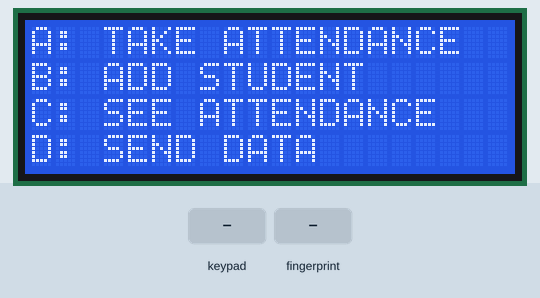
Recording of a sketch running on a simulated Arduino Uno, built with avr-gcc and run on an emulated ATmega328P. Shown: 20×4 character LCD. The test bench sets the inputs (shaded band). What the sketch prints to the serial monitor is not drawn.

Above: at 2.2 s.
2.3 s: key 'D' pressed
At 4.3 s:
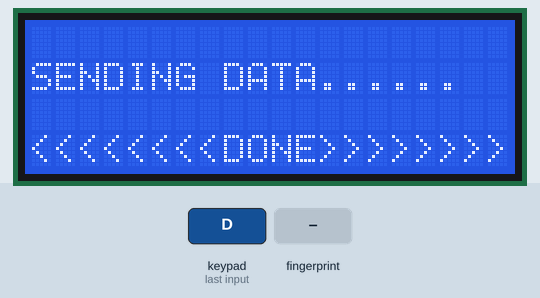
4.4 s: keypad keys 5 0 0 0 A pressed 0.4 s apart
At 7.5 s:
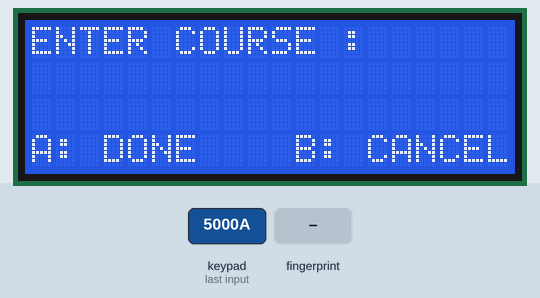
7.9 s: key 'A' pressed
At 8.4 s:
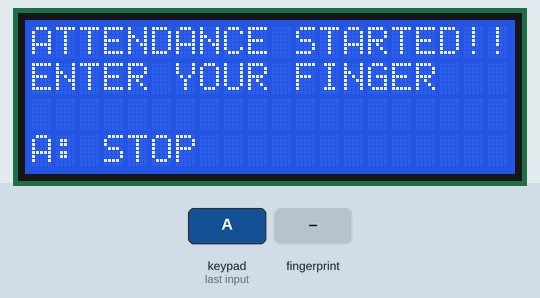
9.4 s: finger stored as number 1 placed on the sensor
At 10.5 s:
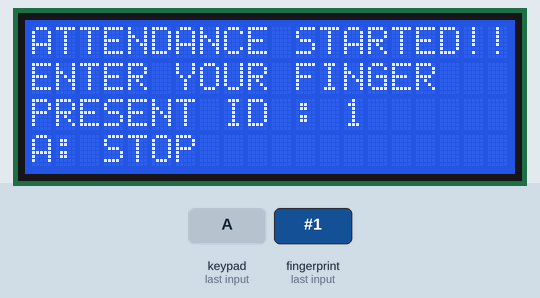
12.4 s: keypad keys 2 3 4 5 A pressed 0.4 s apart
At 17.2 s:
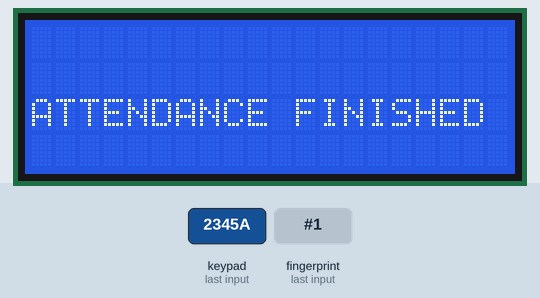
17.4 s: key 'B' pressed
At 17.7 s:
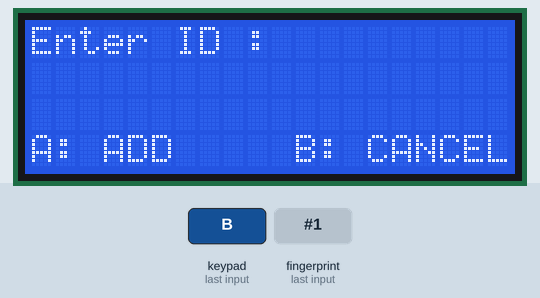
Timing chart, 0 to 19.9 s (numbered marks = the images above; inputs shaded):
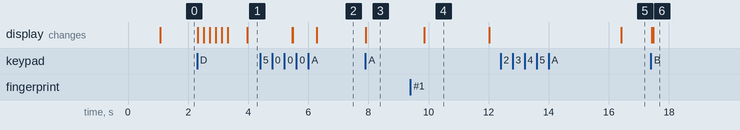

Measured:
- after the input at 2.3 s, the display: first changes at once (image 1 shows a later state)
- after the input at 4.4 s, the display: first differs from a run without the input after 1.9 s (image 2)
- after the input at 7.9 s, the display: first changes at once (image 3 shows a later state)
- after the input at 9.4 s, the display: changes after 0.46 s (image 4)
- after the input at 12.4 s, the display: changes after 4.0 s (image 5)
- after the input at 17.4 s, the display: first differs from a run without the input after 0.07 s (image 6)
- what the display in image 4 shows lasts 2.1 s, from 9.9 s to 12.0 s

The sketch:

MSD.ino
```cpp
#include <Wire.h>
#include <LiquidCrystal.h>
#include <Keypad.h>
#include <Adafruit_Fingerprint.h>
#include <SoftwareSerial.h>

int displayMode = 0;
int tempID = 0;
String courseNo = "";
String ATTEND_STR = "ID : ";


//WIFI
#define wifi Serial
String wifiSSID = "MSD_STUDENT";
String wifiPASS = "123456789";
String HOST = "192.168.0.105";
String PORT = "5000";
String rxd, getData;
bool connectFlag = false;


//finger print
SoftwareSerial mySerial(10, 11); //RX,TX
Adafruit_Fingerprint finger = Adafruit_Fingerprint(&mySerial);
int id ,getId;
bool fig = false;


//LiquidCrystal lcd(RS, E, D4, D5, D6, D7)
LiquidCrystal lcd(A1, A0, A5, A4, A3, A2);


//KEYPAD
const byte rows = 4;
const byte cols = 4;

char keys[rows][cols] = {
      {'1','2','3','A'},
      {'4','5','6','B'},
      {'7','8','9','C'},
      {'*','0','#','D'}
  };

byte rowPin[] = {2,3,4,5};
byte colPins[] = {6,7,8,9};

Keypad kpd = Keypad(makeKeymap(keys),rowPin, colPins, rows, cols);

void setup()
{

  //WiFi
  wifi.begin(9600);

  //LCD
  lcd.begin(20, 4);
  //lcd.print("XIAN");

  //FINGER PRINT
  finger.begin(57600);

  if(finger.verifyPassword()){
    //Serial.println("Found fingerprint sensor!");
    }else{
      //Serial.println("Did not find fingerprint sensor :(");
      }


}


void loop()
{
  //while(connectFlag == false) wifi_init();
  //if(figer) getId = matchFinger();


  if(displayMode == 0){
      printMainMenu();
  }else if(displayMode == 1){
      printAddStudent();
  }else if(displayMode == 2){
      printTakeAttend();
  }else if(displayMode == 3){
      printTakingAttendance();
  }else if(displayMode == 4){
      printAttendedStudents();
  }else if(displayMode == 5){
      sendDataToServer();
  }


}


void printAttendedStudents(){
  lcd.setCursor(0,0);
  lcd.print(ATTEND_STR);
  lcd.setCursor(0,3);
  lcd.print("B: BACK   C: CLEAR");

  char x = kpd.getKey();
    if(x){
      if(x == 'B'){
        displayMode = 0;
        lcd.clear();
        }else if(x == 'C'){
          ATTEND_STR = (String)"ID : ";
          lcd.clear();
          lcd.setCursor(0,2);
          lcd.print("ATTENDANCE CLEARED!");
          sendData("CLEAR");
          delay(1500);
          displayMode = 0;
          lcd.clear();
          }

      }
  }


void sendDataToServer(){
  lcd.setCursor(0,1);
  lcd.print("SENDING DATA.");
  delay(200);
  lcd.print(".");
  delay(200);
  lcd.print(".");
  delay(200);
  lcd.print(".");
  delay(200);
  lcd.print(".");
  delay(200);
  lcd.print(".");
  sendData("PRINT");
  delay(500);
  lcd.setCursor(0,3);
  lcd.print("<<<<<<<<DONE>>>>>>>>");
  delay(1500);
  displayMode = 0;
  lcd.clear();

  }

void printMainMenu(){
  //lcd.clear();
  lcd.setCursor(0,0);
  lcd.print("A: TAKE ATTENDANCE");
  lcd.setCursor(0,1);
  lcd.print("B: ADD STUDENT");
  lcd.setCursor(0,2);
  lcd.print("C: SEE ATTENDANCE");
  lcd.setCursor(0,3);
  lcd.print("D: SEND DATA");

    char x = kpd.getKey();
    if(x){
      if(x == 'A'){

        displayMode = 2;
        lcd.clear();

      }else if(x == 'B'){

        displayMode = 1;
        lcd.clear();

      }else if(x == 'C'){

        displayMode = 4;   //See Attended Students
        lcd.clear();

      }else if(x == 'D'){
        displayMode = 5;   //Send Data to server
        lcd.clear();
      }
    }

  }

void printTakeAttend(){
    lcd.setCursor(0,0);
    lcd.print("ENTER COURSE : ");
    //lcd.setCursor(0,10);

    lcd.setCursor(0,3);
    lcd.print("A: DONE");
    lcd.setCursor(11,3);
    lcd.print("B: CANCEL");
    lcd.setCursor(0,1);

    char x = kpd.getKey();
    if(x){
      if(x == 'A'){

        displayMode = 3; //Start Attandence
        lcd.clear();

      }else if(x == 'B'){
        displayMode = 0;
        lcd.clear();
      }else{
          courseNo += x;
          lcd.print(courseNo);
      }

    }

  }

void printTakingAttendance(){
  lcd.setCursor(0,0);
  lcd.print("ATTENDANCE STARTED!!");
  lcd.setCursor(0,1);
  lcd.print("ENTER YOUR FINGER");
  lcd.setCursor(0,3);
  lcd.print("A: STOP");

  char x = kpd.getKey();
  if(x){
    if(x == 'A'){
      lcd.clear();
      lcd.setCursor(0,2);
      lcd.print("ATTENDANCE FINISHED");
      courseNo = "";
      delay(1000);
      displayMode = 0;
      lcd.clear();
    }
  }else{
      getId = matchFinger();

      if(getId != -1){
        lcd.setCursor(0,2);
        lcd.print("                    ");
        lcd.setCursor(0,2);
        lcd.print("PRESENT ID : "+(String)getId);
        sendData(courseNo+","+(String)getId);
        ATTEND_STR += ", "+(String)getId;
        delay(2000);

        lcd.setCursor(0,2);
        lcd.print("                    ");
        lcd.setCursor(0,2);
        lcd.print("NEXT STUDENT");

      }else{

      }
      delay(250);

  }

}

void printAddStudent(){
    lcd.setCursor(0,0);
    lcd.print("Enter ID : ");
    //lcd.setCursor(0,10);

    lcd.setCursor(0,3);
    lcd.print("A: ADD");
    lcd.setCursor(11,3);
    lcd.print("B: CANCEL");
    lcd.setCursor(11,0);

    char x = kpd.getKey();
    if(x){
      if(x == 'A'){
        id = tempID;
        tempID = 0;
        lcd.setCursor(0,2);
        lcd.print("ADDING ID : "+(String)id);
        delay(1000);
        lcd.clear();

        addStudent();

      }else if(x == 'B'){
        displayMode = 0;
        lcd.clear();
      }else{
          tempID *= 10;
          tempID += (int)x -48;

          lcd.print(tempID);
      }

    }

  }

void addStudent(){
  lcd.setCursor(0,0);
  lcd.print("ENTER FINGER FOR");
  lcd.setCursor(0,1);
  lcd.print("ID = "+(String)id);
  bool enroll = fingerEnroll(id);
      if(enroll == true){
        lcd.clear();
        lcd.setCursor(0,0);
        lcd.print("STUDENT REGISTERED!");
        lcd.setCursor(0,2);
        lcd.print("STUDENT ID = "+(String)id);
        delay(1500);
        displayMode = 0;
        lcd.clear();
        }
  }


bool fingerEnroll(int id) {
  int p = -1;
  //Serial.print("Waiting for valid finger to enroll as #"); Serial.println(id);
  while (p != FINGERPRINT_OK) {
    p = finger.getImage();
  }

  p = finger.image2Tz(1);
  if (p != FINGERPRINT_OK) return false;

  p = -1;
  while (p != FINGERPRINT_OK) {
    p = finger.getImage();
  }

  p = finger.image2Tz(2);
  if (p != FINGERPRINT_OK) return false;

  //Serial.print("Creating model for #");  Serial.println(id);

  p = finger.createModel();
  if (p != FINGERPRINT_OK) return false;

  //Serial.print("ID "); Serial.println(id);
  p = finger.storeModel(id);
  if (p != FINGERPRINT_OK) return false;
  return true;
}

int matchFinger(){
  uint8_t p = finger.getImage();
  if (p != FINGERPRINT_OK)  return -1;

  p = finger.image2Tz();
  if (p != FINGERPRINT_OK)  return -1;

  p = finger.fingerFastSearch();
  if (p != FINGERPRINT_OK)  return -1;

  //Serial.print("Found ID #"); Serial.println(finger.fingerID);
  //lcd.print("#"+finger.fingerID);
  return finger.fingerID;
}


void wifi_init(){
   //------------------------------ configuration
  digitalWrite(LED_BUILTIN, HIGH);
  //wifi.listen();
  wifi.println((String)"AT+CWJAP=\"" + wifiSSID + "\",\"" + wifiPASS + "\"");
  delay(100);
  if(wifi.available() > 0){
    rxd = wifi.readString();
    if(rxd.indexOf("GOT IP") != -1) {
      connectFlag = true;
      wifi.println((String)"AT+CIPSTART=\"TCP\",\"" + HOST + "\","+PORT +"");
      delay(50);
      digitalWrite(LED_BUILTIN, LOW);
    }
    rxd = "";
  }
}

void sendData(String msg){
  digitalWrite(LED_BUILTIN, HIGH);
  int digit = msg.length() + 2;

  wifi.println((String)"AT+CIPSTART=\"TCP\",\"" + HOST + "\","+PORT +"");
  delay(50);
  wifi.println((String)"AT+CIPSEND=" + digit);
  delay(50);
  wifi.println(msg);
  delay(50);
  digitalWrite(LED_BUILTIN, LOW);
}
```
